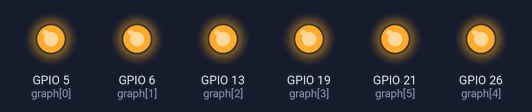
A program run on a simulated Raspberry Pi (BCM pin numbers). Shown: output pins drawn as LEDs (lit = HIGH). At 4.0 s the program stops and its outputs stay as they are.

Above: at 0.1 s.
At 1.1 s:
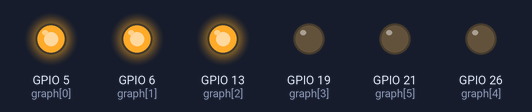
At 2.1 s:
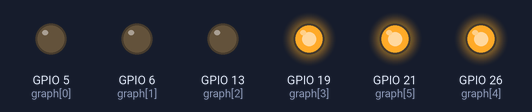
At 3.1 s:
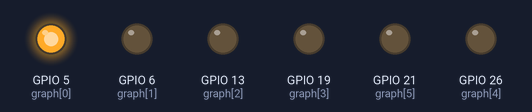
At 4.1 s:
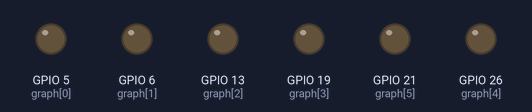
Timing chart, 0 to 5.5 s (numbered marks = the images above):
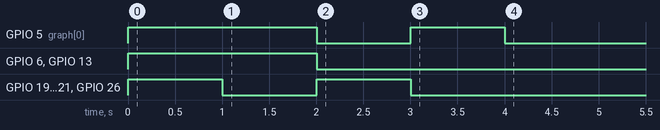

Measured:
- by itself, GPIO 5 (graph[0]): LOW → HIGH at 0.00 s, → LOW 2.0 s later, → HIGH 1.0 s later, → LOW 1.0 s later
- by itself, GPIO 6 (graph[1]), GPIO 13 (graph[2]): LOW → HIGH at 0.00 s, → LOW 2.0 s later
- by itself, GPIO 19 (graph[3]), GPIO 21 (graph[5]), GPIO 26 (graph[4]): alternates HIGH for 1.0 s and LOW for 1.0 s, 4 changes in all, then stays LOW

The program:

LEDBarGraph.py
```python
# This import needs to be first
from __future__ import division  # required for python 2 import
from gpiozero import LEDBarGraph
from time import sleep

# Create a graph object
graph = LEDBarGraph(5, 6, 13, 19, 26, 21)
# graph = LEDBarGraph(5, 6, 13, 19, 26, 21, pwm=True)
# Allows for more precise values for LED's
graph.value = 1      # (1, 1, 1, 1, 1, 1) all are ones or on
sleep(1)
graph.value = 1/2    # (1, 1, 1, 0, 0, 0)
sleep(1)
graph.value = -1/2   # ( 0, 0, 0, 1, 1, 1)
sleep(1)
graph.value = 1/4    # (1, 0, 0, 0, 0, 0)
sleep(1)
graph.value = -1     # (1, 1, 1, 1, 1, 1) all are ones or LEDs are on
```
